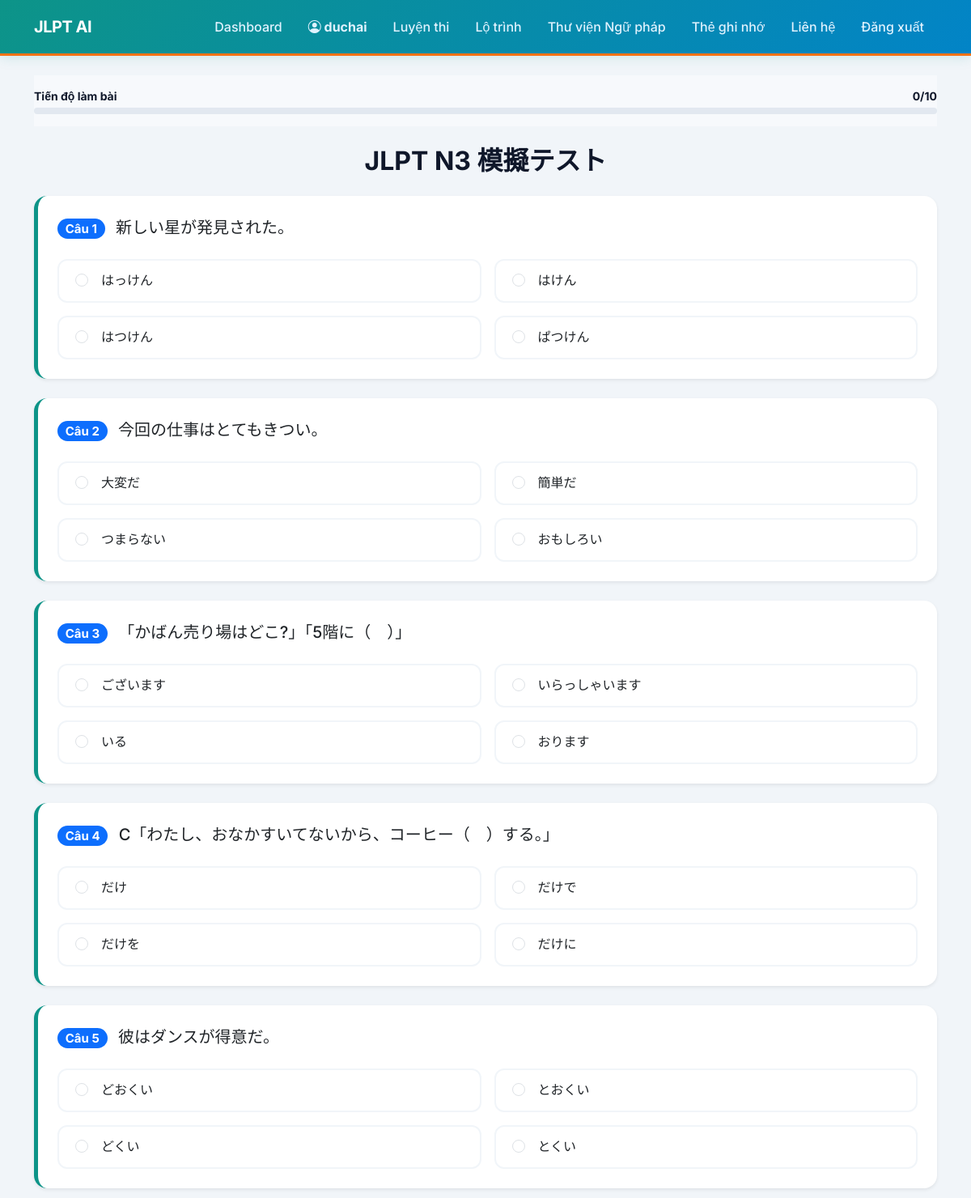
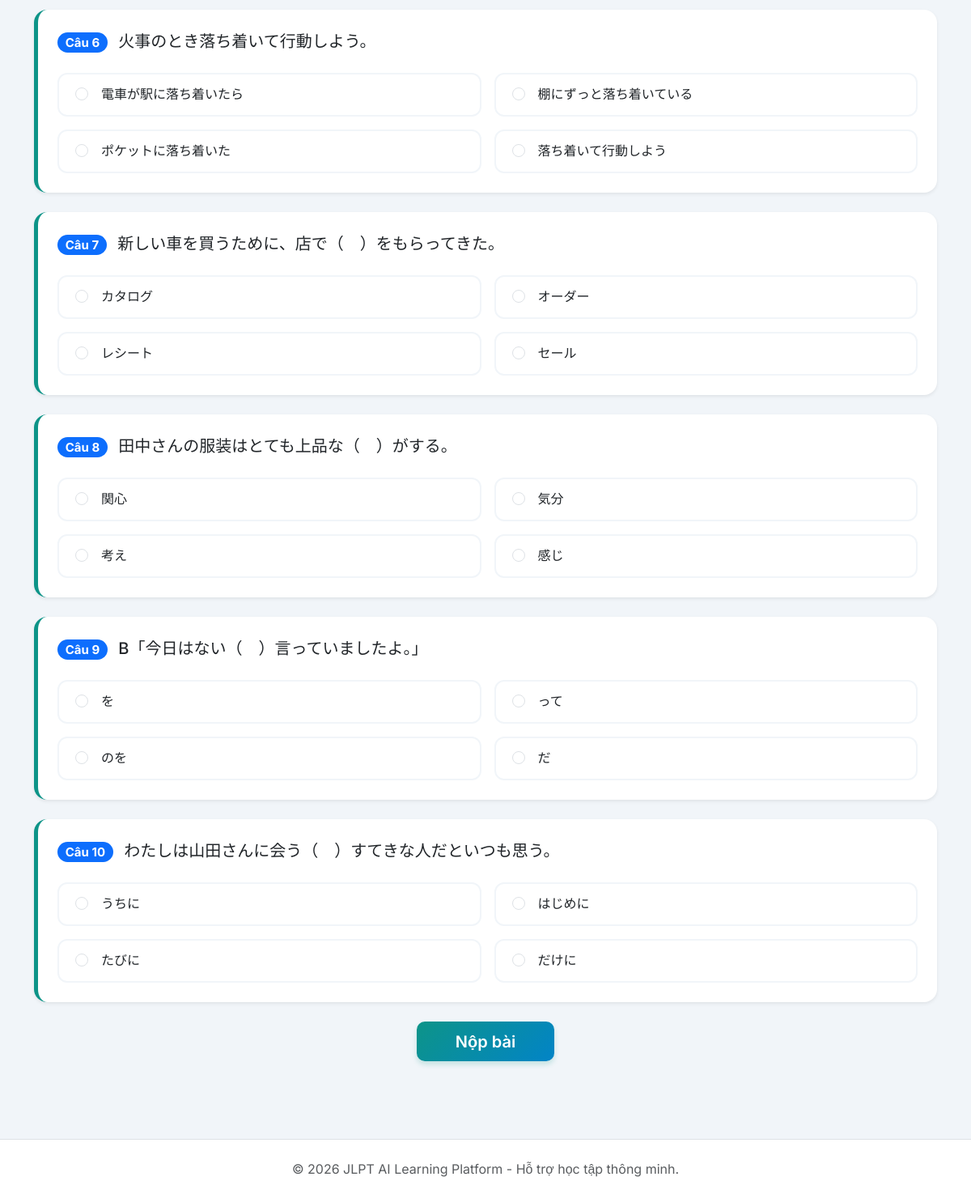
Page /view/quiz.php?level=N3 (signed in) on the committed database (2 pictures, top to bottom).
### tables this page shows
CREATE TABLE questions (
    id INT AUTO_INCREMENT PRIMARY KEY COMMENT 'Khóa chính câu hỏi',
    level ENUM('N5', 'N4', 'N3', 'N2') NOT NULL COMMENT 'Cấp độ JLPT của câu hỏi',
    category VARCHAR(50) NOT NULL COMMENT 'Phân loại: Từ vựng, Ngữ pháp, Hán tự, Đọc hiểu',
    sub_tag VARCHAR(100) NOT NULL COMMENT 'Thẻ phụ dùng cho AI (VD: Trợ từ, Kính ngữ, Thể bị động)',
    content TEXT NOT NULL COMMENT 'Nội dung câu hỏi',
    option_a TEXT NOT NULL COMMENT 'Nội dung đáp án A',
    option_b TEXT NOT NULL COMMENT 'Nội dung đáp án B',
    option_c TEXT NOT NULL COMMENT 'Nội dung đáp án C',
    option_d TEXT NOT NULL COMMENT 'Nội dung đáp án D',
    correct_answer ENUM('A', 'B', 'C', 'D') NOT NULL COMMENT 'Đáp án đúng',
    explanation TEXT COMMENT 'Giải thích chi tiết tại sao đúng/sai',
    created_at TIMESTAMP DEFAULT CURRENT_TIMESTAMP
);

### view/quiz.php (the view, shortened to what this page needs)
<?php
$level = isset($_GET['level']) ? $_GET['level'] : null;
    ?>
    <?php
try {
    $dbHost = '127.0.0.1';
    $dbName = 'jlpt_ai_learning';
    $dbUser = 'root';
    $dbPass = '';
    $pdo = new PDO("mysql:host=$dbHost;dbname=$dbName;charset=utf8mb4", $dbUser, $dbPass, [
        PDO::ATTR_ERRMODE => PDO::ERRMODE_EXCEPTION,
        PDO::ATTR_DEFAULT_FETCH_MODE => PDO::FETCH_ASSOC,
        PDO::ATTR_EMULATE_PREPARES => false,
    ]);
    $stmt = $pdo->prepare("SELECT * FROM questions WHERE level = ? ORDER BY RAND() LIMIT 10");
    $stmt->execute([$level]);
    $questions = $stmt->fetchAll();
} catch (PDOException $e) {
    die('Lỗi kết nối CSDL: ' . $e->getMessage());
}
?>
<?php include 'includes/header.php'; ?>
<div class="container pb-5">
    <div class="sticky-progress">
        <div class="d-flex justify-content-between mb-1 small fw-bold">
            <span>Tiến độ làm bài</span>
            <span id="progress-text">0/<?php echo count($questions); ?></span>
        </div>
        <div class="progress">
        </div>
    </div>
    <h2 class="my-4 text-center fw-bold">JLPT <?php echo htmlspecialchars($level); ?> 模擬テスト</h2>
    <form action="score.php" method="POST" id="quizForm">
        <?php if (empty($questions)): ?>
            <div class="alert alert-warning shadow-sm">Không tìm thấy câu hỏi nào cho trình độ này.</div>
        <?php else: ?>
            <?php foreach ($questions as $idx => $q): ?>
                <div class="card question-card shadow-sm mb-4">
                    <div class="card-body p-4">
                        <h5 class="card-title mb-4">
                            <span class="badge bg-primary rounded-pill me-2">Câu <?php echo $idx+1; ?></span>
                            <span class="lh-base"><?php echo htmlspecialchars($q['content']); ?></span>
                        </h5>
                        <div class="row g-3">
                            <?php foreach(['A','B','C','D'] as $opt): ?>
                                <div class="col-12 col-md-6">
                                    <label class="option-container d-block w-100 mb-0" for="q<?php echo $q['id'].$opt; ?>">
                                        <div class="form-check">
                                            <input class="form-check-input quiz-answer" type="radio" name="answers[<?php echo $q['id']; ?>]" id="q<?php echo $q['id'].$opt; ?>" value="<?php echo $opt; ?>" required>
                                            <span class="option-label ms-2"><?php echo htmlspecialchars($q['option_'.strtolower($opt)]); ?></span>
                                        </div>
                                    </label>
                                </div>
                            <?php endforeach; ?>
                        </div>
                    </div>
                </div>
            <?php endforeach; ?>
            <div class="text-center">
                <button type="submit" class="btn btn-primary btn-lg px-5">Nộp bài</button>
            </div>
        <?php endif; ?>
    </form>
</div>
<?php include 'includes/footer.php'; ?>

### view/includes/header.php (shortened to what this page needs)
<!DOCTYPE html>
<html lang="vi">
<head>
    <link href="https://cdn.jsdelivr.net/npm/bootstrap@5.3.2/dist/css/bootstrap.min.css" rel="stylesheet">
    <link rel="stylesheet" href="https://cdn.jsdelivr.net/npm/bootstrap-icons@1.11.1/font/bootstrap-icons.css">
</head>
<body>
<nav class="navbar navbar-expand-lg navbar-dark bg-primary mb-4">
    <div class="container">
        <a class="navbar-brand fw-bold" href="index.php">JLPT AI</a>
        <div class="collapse navbar-collapse" id="navbarNav">
            <ul class="navbar-nav ms-auto">
                <?php if (isset($_SESSION['user_id'])): ?>
                    <li class="nav-item">
                        <a class="nav-link" href="dashboard.php">Dashboard</a>
                    </li>
                    <li class="nav-item">
                        <a class="nav-link text-white fw-bold" href="profile.php"><i class="bi bi-person-circle"></i> <?php echo htmlspecialchars($_SESSION['username']); ?></a>
                    </li>
                    <li class="nav-item">
                        <a class="nav-link" href="quiz.php">Luyện thi</a>
                    </li>
                    <li class="nav-item">
                        <a class="nav-link" href="roadmap.php">Lộ trình</a>
                    </li>
                    <li class="nav-item">
                        <a class="nav-link" href="grammar.php">Thư viện Ngữ pháp</a>
                    </li>
                    <li class="nav-item">
                        <a class="nav-link" href="flashcard.php">Thẻ ghi nhớ</a>
                    </li>
                    <li class="nav-item">
                        <a class="nav-link" href="contact.php">Liên hệ</a>
                    </li>
                    <li class="nav-item">
                        <a class="nav-link" href="logout.php">Đăng xuất</a>
                    </li>
                <?php else: ?>
                    <li class="nav-item"><a class="nav-link" href="login.php">Đăng nhập</a></li>
                    <li class="nav-item"><a class="nav-link" href="dangky.php">Đăng ký</a></li>
                <?php endif; ?>
            </ul>
        </div>
    </div>
</nav>

### view/includes/footer.php (shortened to what this page needs)
<footer class="py-4 mt-5 bg-white border-top">
    <div class="container text-center">
        <p class="text-muted mb-0">&copy; <?php echo date('Y'); ?> JLPT AI Learning Platform - Hỗ trợ học tập thông minh.</p>
    </div>
</footer>
</body>
</html>

### view/includes/header.php (style rules this page uses)
:root { --primary-color: #0d9488; --primary-gradient: linear-gradient(135deg, #0d9488 0%, #0284c7 100%); --accent-color: #f97316; --text-main: #0f172a; --bg-body: #f1f5f9; }
body { font-family: 'Inter', 'Noto Sans JP', sans-serif; background-color: var(--bg-body); color: var(--text-main); min-height: 100vh; }
.navbar { background: var(--primary-gradient) !important; box-shadow: 0 2px 15px rgba(13, 148, 136, 0.15); border-bottom: 3px solid var(--accent-color); padding: 0.8rem 0; }
.navbar-brand { font-weight: 800; letter-spacing: -0.5px; color: #ffffff !important; }
.nav-link { font-weight: 500; color: #e0f2fe !important; padding: 0.5rem 1rem !important; transition: all 0.3s ease; }
.btn-primary { background: var(--primary-gradient); border: none; border-radius: 10px; font-weight: 600; padding: 0.6rem 1.5rem; box-shadow: 0 4px 6px rgba(13, 148, 136, 0.2); }
.card { border-radius: 16px; border: none; transition: transform 0.3s ease, box-shadow 0.3s ease; }

### view/quiz.php (style rules this page uses)
.question-card { border-left: 5px solid var(--primary-color); }
.option-container { cursor: pointer; border: 2px solid #f1f5f9; border-radius: 12px; padding: 12px 20px; transition: all 0.2s ease; }
.progress { height: 8px; background-color: #e2e8f0; }
.sticky-progress { position: sticky; top: 0; z-index: 1000; background: rgba(248, 250, 252, 0.9); backdrop-filter: blur(10px); padding: 15px 0; }

### rows in the picture
questions: content "新しい星が発見された。", option_a "はっけん", option_b "はけん", option_c "はつけん", option_d "ぱつけん"
questions: content "今回の仕事はとてもきつい。", option_a "大変だ", option_b "簡単だ", option_c "つまらない", option_d "おもしろい"
questions: content "「かばん売り場はどこ?」「5階に（ ）」", option_a "ございます", option_b "いらっしゃいます", option_c "いる", option_d "おります"
questions: content "C「わたし、おなかすいてないから、コーヒー（ ）する。」", option_a "だけ", option_b "だけで", option_c "だけを", option_d "だけに"
questions: content "彼はダンスが得意だ。", option_a "どおくい", option_b "とおくい", option_c "どくい", option_d "とくい"
questions: content "火事のとき落ち着いて行動しよう。", option_a "電車が駅に落ち着いたら", option_b "棚にずっと落ち着いている", option_c "ポケットに落ち着いた", option_d "落ち着いて行動しよう"
questions: content "新しい車を買うために、店で（ ）をもらってきた。", option_a "カタログ", option_b "オーダー", option_c "レシート", option_d "セール"
questions: content "田中さんの服装はとても上品な（ ）がする。", option_a "関心", option_b "気分", option_c "考え", option_d "感じ"
questions: content "B「今日はない（ ）言っていましたよ。」", option_a "を", option_b "って", option_c "のを", option_d "だ"
questions: content "わたしは山田さんに会う（ ）すてきな人だといつも思う。", option_a "うちに", option_b "はじめに", option_c "たびに", option_d "だけに"

### other values in the picture
$_SESSION['username'] "duchai"
count($questions) "10"
$level "N3"
